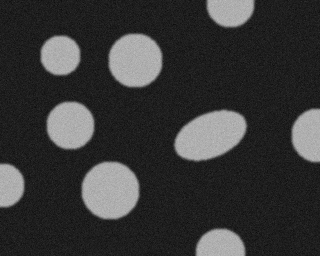
#> input picture lesson02/4cellpose/scripts/fixtures/03_particles.png, 320 x 256 px; the run also reads 1 picture not shown here
$ python make_figures.py
#> lines starting #> are read from the running program, lines starting #| are printed output that depends on the picture; after the words box and inside, x2 and y2 are one past the last pixel; in counts of white or black regions, pixels touching at a corner belong together
"""生成 README 使用的示意图，输出到 素材/figures/。

用法（课程目录下）：
    python scripts/make_figures.py

依赖 numpy、matplotlib、scikit-image、tifffile，均在 requirements.txt 中。
图中数字来自 scripts/fixtures/03_particles_reference_mask.tif。
"""
from pathlib import Path

import numpy as np
import matplotlib
matplotlib.use('Agg')
import matplotlib.pyplot as plt
from matplotlib import font_manager as fm
from matplotlib.colors import ListedColormap
from matplotlib.patches import FancyArrowPatch, FancyBboxPatch, Rectangle
import tifffile
from skimage import color, io, measure, segmentation

ROOT = Path(__file__).resolve().parents[1]
ASSETS = ROOT / '素材'
FIXTURES = ROOT / 'scripts' / 'fixtures'
FIG = ASSETS / 'figures'
FIG.mkdir(parents=True, exist_ok=True)

# 中文字体：Windows 用雅黑，Linux/macOS 回退到常见开源字体。
for name in ['Microsoft YaHei', 'Noto Sans CJK SC', 'Source Han Sans SC',
             'PingFang SC', 'WenQuanYi Micro Hei']:
    if any(f.name == name for f in fm.fontManager.ttflist):
        plt.rcParams['font.family'] = name
        break
plt.rcParams.update({
    'axes.unicode_minus': False,
    'figure.facecolor': 'white',
    'savefig.facecolor': 'white',
    'font.size': 11,
})

INK = '#1f2933'
MUTED = '#64748b'
BLUE = '#2563eb'
ORANGE = '#ea580c'
GREEN = '#16a34a'
RED = '#dc2626'
GRID = '#dbe3ec'
LIGHT = '#eff6ff'


def save(fig, name):
    path = FIG / name
    fig.savefig(path, dpi=200, bbox_inches='tight', pad_inches=0.12)
    plt.close(fig)
    print('写入', path.relative_to(ROOT))


def show(ax, img, title, subtitle=None, cmap=None, vmin=None, vmax=None):
    if cmap is None and np.ndim(img) == 2:
        cmap = 'gray'
    ax.imshow(img, cmap=cmap, vmin=vmin, vmax=vmax, interpolation='nearest')
    ax.set_title(title, color=INK, fontsize=12, pad=9)
    ax.axis('off')
    if subtitle:
        ax.text(0.5, -0.04, subtitle, transform=ax.transAxes, ha='center',
                va='top', fontsize=9.5, color=MUTED)


def boundaries_overlay(image, mask, colors):
    """在灰度/RGB 图上画出指定区域的轮廓。colors: {label: rgb}。"""
    base = image.astype(float) / max(float(image.max()), 1.0)
    rgb = color.gray2rgb(base) if image.ndim == 2 else base.copy()
    for label_id, rgb_color in colors.items():
        region = mask == label_id
        edge = segmentation.find_boundaries(region, mode='inner')
        rgb[edge] = rgb_color
    return rgb


def fig_pipeline():
    img = io.imread(FIXTURES / '03_particles.png')
#> img is the input picture: shape (256, 320); min 8, max 193, mean 55.7
    mask = tifffile.imread(FIXTURES / '03_particles_reference_mask.tif')
#> mask: shape (256, 320) uint16; min 0, max 42, mean 2.7
    fig = plt.figure(figsize=(13.5, 3.5))
    ax1 = fig.add_axes([0.01, 0.10, 0.16, 0.76])
    ax2 = fig.add_axes([0.235, 0.10, 0.15, 0.76])
    ax3 = fig.add_axes([0.445, 0.10, 0.16, 0.76])
    ax4 = fig.add_axes([0.66, 0.10, 0.32, 0.76])

    show(ax1, img, '① 原始图像', '每个像素一个灰度值')
    ax2.axis('off')
    box = FancyBboxPatch((0.04, 0.16), 0.92, 0.66,
                         boxstyle='round,pad=0.02,rounding_size=0.10',
                         transform=ax2.transAxes, fc=LIGHT, ec=BLUE, lw=1.6)
    ax2.add_patch(box)
    ax2.text(0.5, 0.64, 'Cellpose-SAM', transform=ax2.transAxes, ha='center',
             va='center', fontsize=14, weight='bold', color=INK)
    ax2.text(0.5, 0.47, '预训练权重 cpsam', transform=ax2.transAxes,
             ha='center', fontsize=10, color=MUTED)
    ax2.text(0.5, 0.30, '像素 → 实例区域', transform=ax2.transAxes,
             ha='center', fontsize=10, color=BLUE)
    ax2.set_title('② 分割模型', color=INK, fontsize=12, pad=9)

    labels = color.label2rgb(mask, bg_label=0, bg_color=(1, 1, 1))
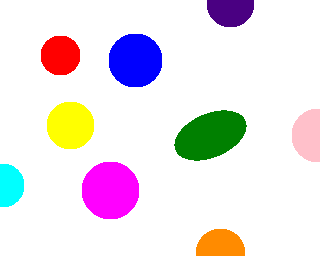
#> labels: shape (256, 320, 3) float64; mean R, G, B 0.92, 0.886, 0.908
    show(ax3, labels, '③ 实例标签图', '0 是背景，正整数是编号')

    props = [p for p in measure.regionprops(mask) if p.label in (1, 3, 7, 12, 16)]
#> props = 5 regions; box (x1, y1, x2, y2) and area: (174, 110, 247, 161) 2627, (82, 162, 139, 219) 2617, (109, 34, 162, 87) 2285, (47, 102, 94, 149) 1789, (41, 36, 80, 75) 1245
    rows = []
    for p in props:
        perimeter = measure.perimeter_crofton(np.pad(p.image, 1), directions=4)
        rows.append([str(p.label), str(int(p.area)), f'{perimeter:.0f}'])
#> this loop made 5 passes
#> perimeter on passes 1 to 5: 124.6, 168.8, 148.2, 179.5, 194
#> after the loop, rows = [['1', '1245', '125'], ['3', '2285', '169'], ['7', '1789', '148'], ['12', '2617', '180'], ['16', '2627', '194']]
    table = ax4.table(cellText=rows, colLabels=['编号', '面积 / px²', '周长 / px'],
                      loc='center', cellLoc='center', colWidths=[0.22, 0.39, 0.39])
    table.auto_set_font_size(False)
    table.set_fontsize(10.5)
    table.scale(1, 1.45)
    for (row, col), cell in table.get_celld().items():
        cell.set_edgecolor(GRID)
        cell.set_linewidth(0.8)
        if row == 0:
            cell.set_facecolor('#1e293b')
            cell.get_text().set_color('white')
            cell.get_text().set_weight('bold')
        elif row % 2 == 0:
            cell.set_facecolor('#f8fafc')
#> this loop made 18 passes
#> (row, col) on passes 1 to 12: (1, 0), (1, 1), (1, 2), (2, 0), (2, 1), (2, 2), (3, 0), (3, 1), (3, 2), (4, 0), (4, 1), (4, 2)
    ax4.axis('off')
    ax4.set_title('④ 测量表', color=INK, fontsize=12, pad=9)

    for x in (0.183, 0.395, 0.615):
        fig.text(x, 0.47, '→', ha='center', va='center', fontsize=24, color=MUTED)
    save(fig, 'fig_pipeline.png')


def fig_semantic_instance():
    img = io.imread(FIXTURES / '03_particles.png')
    mask = tifffile.imread(FIXTURES / '03_particles_reference_mask.tif')
    fig, axes = plt.subplots(1, 3, figsize=(12.5, 4.2))
    show(axes[0], img, '原始图像', '灰度图：颗粒亮、背景暗')
    show(axes[1], (mask > 0).astype(float), '语义分割', '只回答：这个像素是不是颗粒',
         cmap=ListedColormap(['white', '#93c5fd']), vmin=0, vmax=1)
    show(axes[2], color.label2rgb(mask, bg_label=0, bg_color=(1, 1, 1)),
         '实例分割', '每个颗粒一个独立编号')
    fig.subplots_adjust(wspace=0.06)
    save(fig, 'fig_semantic_instance.png')
#> call 2 of save, with name = 'fig_semantic_instance.png'
#> in save (call 2), `fig.savefig(path, dpi=200, bbox_inches='tight', pad_inches=0.12)`:
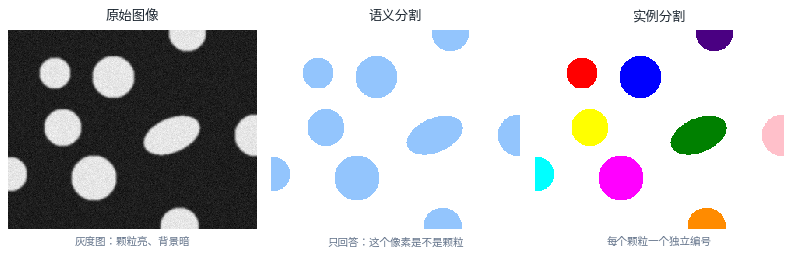
#> figure drawn by matplotlib, 3 panels


def fig_label_map():
    small = np.array([
        [0, 0, 0, 0, 0, 0, 0],
        [0, 1, 1, 1, 0, 2, 0],
        [0, 1, 1, 1, 0, 2, 0],
        [0, 0, 1, 0, 0, 2, 0],
        [0, 0, 0, 0, 0, 0, 0],
    ])
    mask = tifffile.imread(FIXTURES / '03_particles_reference_mask.tif')
    area_one = int((mask == 1).sum())
#> area_one = 1245

    fig, axes = plt.subplots(1, 3, figsize=(12.5, 3.9),
                             gridspec_kw={'width_ratios': [1, 1, 1.25]})
    ax = axes[0]
    palette = ListedColormap(['#ffffff', '#bfdbfe', '#fdba74'])
    ax.imshow(small, cmap=palette, vmin=0, vmax=2)
    for (row, col), value in np.ndenumerate(small):
        ax.text(col, row, str(value), ha='center', va='center',
                fontsize=13, color=INK)
    ax.set_xticks(np.arange(-0.5, small.shape[1], 1), minor=True)
    ax.set_yticks(np.arange(-0.5, small.shape[0], 1), minor=True)
    ax.grid(which='minor', color='#94a3b8', lw=0.8)
    ax.tick_params(which='both', length=0, bottom=False, left=False,
                   labelbottom=False, labelleft=False)
    ax.set_title('① 局部像素的编号', color=INK, fontsize=12, pad=9)
    ax.text(0.5, -0.04, '同一个编号 = 同一个颗粒', transform=ax.transAxes,
            ha='center', va='top', fontsize=9.5, color=MUTED)

    ys, xs = np.where(mask == 1)
#> ys = 1245 values from 36 to 74; xs = 1245 values, max 79 at index 407, min 41 at index 369, mean 60
    pad = 14
    crop = (mask[max(ys.min() - pad, 0):ys.max() + pad,
                 max(xs.min() - pad, 0):xs.max() + pad] == 1)
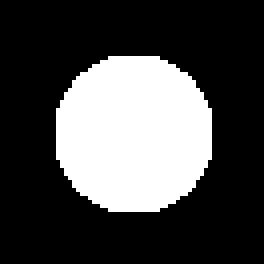
#> crop: shape (66, 66) bool (shown 4 times larger); 28.6% white; 1 white region, box (x1, y1, x2, y2) and area: (14, 14, 53, 53) 1245
    show(axes[1], crop, '② 编号 1 的掩膜（局部放大）',
         f'数一数 True：面积 = {area_one} px²',
         cmap=ListedColormap(['white', '#1d4ed8']), vmin=0, vmax=1)

    ax = axes[2]
    ax.imshow(color.label2rgb(mask, bg_label=0, bg_color=(1, 1, 1)))
    cy, cx = np.argwhere(mask == 1).mean(axis=0)
#> cy = 55; cx = 60
    ax.add_patch(plt.Circle((cx, cy), 28, fill=False, ec=ORANGE, lw=2.2))
    ax.set_title('③ 整张图叠加显示', color=INK, fontsize=12, pad=9)
    ax.axis('off')
    ax.text(0.5, -0.04, '橙圈 = 编号 1；编号用于追踪，大小由像素数计算',
            transform=ax.transAxes, ha='center', va='top', fontsize=9.5, color=MUTED)
    fig.subplots_adjust(wspace=0.18)
    save(fig, 'fig_label_map.png')
#> call 3 of save, with name = 'fig_label_map.png'
#> in save (call 3), `fig.savefig(path, dpi=200, bbox_inches='tight', pad_inches=0.12)`:
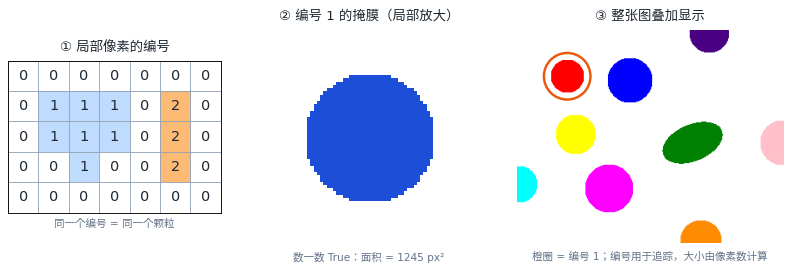
#> figure drawn by matplotlib, 3 panels


def measure_labels(labels):
    edge_ids = np.unique(np.concatenate([
        labels[0, :], labels[-1, :], labels[:, 0], labels[:, -1]]))
#> edge_ids = [0, 21, 25, 30, 42]
    edge_ids = edge_ids[edge_ids > 0]
#> edge_ids = [21, 25, 30, 42]
    rows = {}
    for p in measure.regionprops(labels):
        perimeter = measure.perimeter_crofton(np.pad(p.image, 1), directions=4)
        rows[int(p.label)] = dict(area=int(p.area), perimeter=perimeter,
                                  cy=p.centroid[0], cx=p.centroid[1],
                                  edge=bool(p.label in edge_ids))
#> this loop made 9 passes
#> perimeter on passes 1 to 9: 124.6, 168.8, 148.2, 179.5, 194, 124.8, 128.6, 113.7, 136.9
#> after the loop, rows = 9 items
    return rows, set(int(i) for i in edge_ids)


def fig_edge_removal():
    img = io.imread(FIXTURES / '03_particles.png')
    mask = tifffile.imread(FIXTURES / '03_particles_reference_mask.tif')
    rows, edge_ids = measure_labels(mask)
#> rows = 9 items; edge_ids = 4 items
    colors = {label: (1.0, 0.15, 0.15) for label in edge_ids}
#> colors = {25: (1, 0.15, 0.15), 42: (1, 0.15, 0.15), 21: (1, 0.15, 0.15), 30: (1, 0.15, 0.15)}
    colors.update({label: (0.1, 0.85, 0.35) for label in rows if label not in edge_ids})
    filtered = np.where(np.isin(mask, list(edge_ids)), 0, mask)

    fig, axes = plt.subplots(1, 2, figsize=(11.5, 4.3))
    ax = axes[0]
    ax.imshow(boundaries_overlay(img, mask, colors))
#> the loop in boundaries_overlay, `for label_id, rgb_color in colors.items():` made 9 passes
#> (label_id, rgb_color) on passes 1 to 9: (25, (1, 0.15, 0.15)), (42, (1, 0.15, 0.15)), (21, (1, 0.15, 0.15)), (30, (1, 0.15, 0.15)), (1, (0.1, 0.85, 0.35)), (3, (0.1, 0.85, 0.35)), (7, (0.1, 0.85, 0.35)), (12, (0.1, 0.85, 0.35)), (16, (0.1, 0.85, 0.35))
#> pass 1, in boundaries_overlay, `edge = segmentation.find_boundaries(region, mode='inner')`:
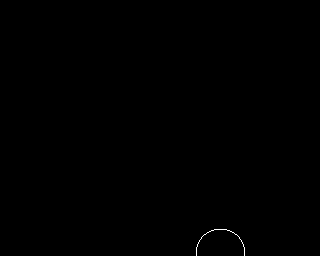
#> edge: shape (256, 320) bool; 0.09% white in thin lines or dots, all inside (x1, y1, x2, y2) = (196, 229, 245, 256)
#> after the loop in boundaries_overlay, `for label_id, rgb_color in colors.items():`: region: shape (256, 320) bool; 3.2% white; 1 white region, box (x1, y1, x2, y2) and area: (174, 110, 247, 161) 2627
#> after the loop in boundaries_overlay, `for label_id, rgb_color in colors.items():`:
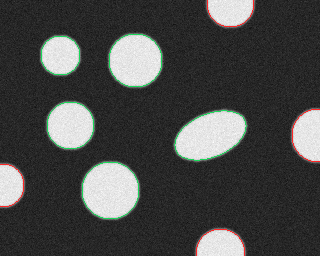
#> rgb: shape (256, 320, 3) float64; mean R, G, B 0.285, 0.289, 0.284
    for label, info in rows.items():
        ax.text(info['cx'], info['cy'], str(label), ha='center', va='center',
                fontsize=9, color='white',
                bbox=dict(boxstyle='circle,pad=0.12', fc='#1f2933', ec='none', alpha=0.75))
#> this loop made 9 passes
#> label on passes 1 to 9: 1, 3, 7, 12, 16, 21, 25, 30, 42
    ax.set_title(f'① 全部 {len(rows)} 个：红 = 接触边缘', color=INK, fontsize=12, pad=9)
    ax.axis('off')
    ax.text(0.5, -0.03, f'边缘编号：{sorted(edge_ids)}', transform=ax.transAxes,
            ha='center', va='top', fontsize=9.5, color=MUTED)

    ax = axes[1]
    ax.imshow(color.label2rgb(filtered, image=img, bg_label=0, alpha=0.55))
    ax.set_title(f'② 保留 {len(rows) - len(edge_ids)} 个完整颗粒',
                 color=INK, fontsize=12, pad=9)
    ax.axis('off')
    ax.text(0.5, -0.03, '面积统计只使用保留颗粒', transform=ax.transAxes,
            ha='center', va='top', fontsize=9.5, color=MUTED)
    fig.subplots_adjust(wspace=0.06)
    save(fig, 'fig_edge_removal.png')


def fig_agent_loop():
    fig, ax = plt.subplots(figsize=(12.5, 3.1))
    ax.set_xlim(0, 1)
    ax.set_ylim(0, 1)
    ax.axis('off')
    boxes = [
        (0.02, '① 你说清目标', '自然语言，一次一件事'),
        (0.265, '② Agent 执行', '写代码、运行、贴输出'),
        (0.51, '③ 你看结果', '叠图、编号数、面积'),
        (0.755, '④ 核对与追问', '对不上就让它给依据'),
    ]
    width, height, y0 = 0.215, 0.40, 0.38
    for i, (x, title, sub) in enumerate(boxes):
        box = FancyBboxPatch((x, y0), width, height,
                             boxstyle='round,pad=0.008,rounding_size=0.02',
                             fc='white', ec=BLUE if i % 2 == 0 else ORANGE,
                             lw=1.8, transform=ax.transAxes)
        ax.add_patch(box)
        ax.text(x + width / 2, y0 + height * 0.66, title, ha='center',
                va='center', fontsize=12.5, weight='bold', color=INK)
        ax.text(x + width / 2, y0 + height * 0.30, sub, ha='center',
                va='center', fontsize=9.5, color=MUTED)
        if i < 3:
            ax.annotate('', xy=(x + width + 0.030, y0 + height / 2),
                        xytext=(x + width + 0.004, y0 + height / 2),
                        arrowprops=dict(arrowstyle='-|>', color=MUTED, lw=2,
                                        mutation_scale=13))
    arc = FancyArrowPatch((0.86, y0 - 0.01), (0.13, y0 - 0.01),
                          connectionstyle='arc3,rad=-0.28', arrowstyle='-|>',
                          color=BLUE, lw=1.6, ls='--', transform=ax.transAxes,
                          mutation_scale=13)
    ax.add_patch(arc)
    ax.text(0.5, 0.05, '不对就回到上一步：改一句话、重跑、再看',
            ha='center', fontsize=9.5, color=BLUE)
    ax.text(0.5, 0.92, '你定目标和验收标准，Agent 负责实现和执行',
            ha='center', fontsize=11, color=MUTED)
    save(fig, 'fig_agent_loop.png')
#> in save (call 5), `fig.savefig(path, dpi=200, bbox_inches='tight', pad_inches=0.12)`:
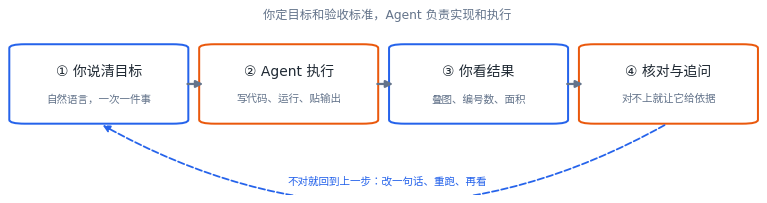
#> figure drawn by matplotlib, 1 panel


def fig_tio2():
#> (the run stopped early here; a loop or call above may not have finished)
